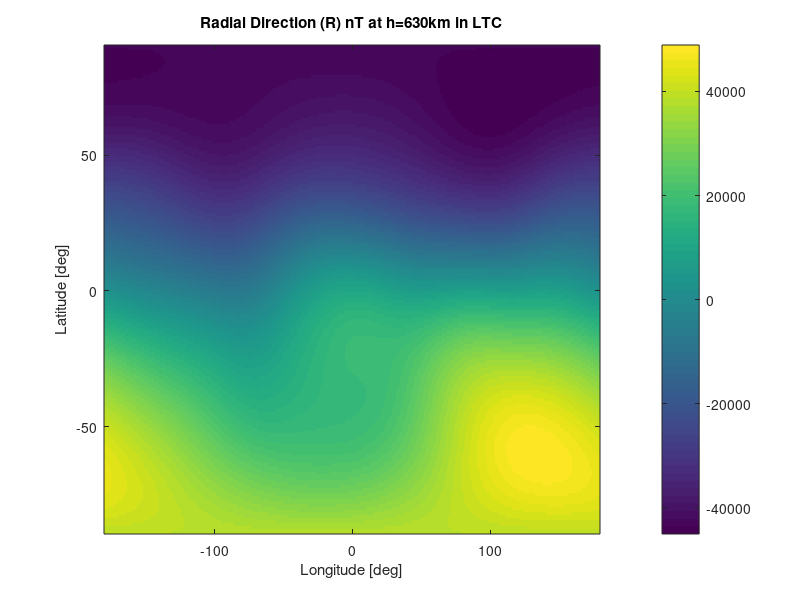
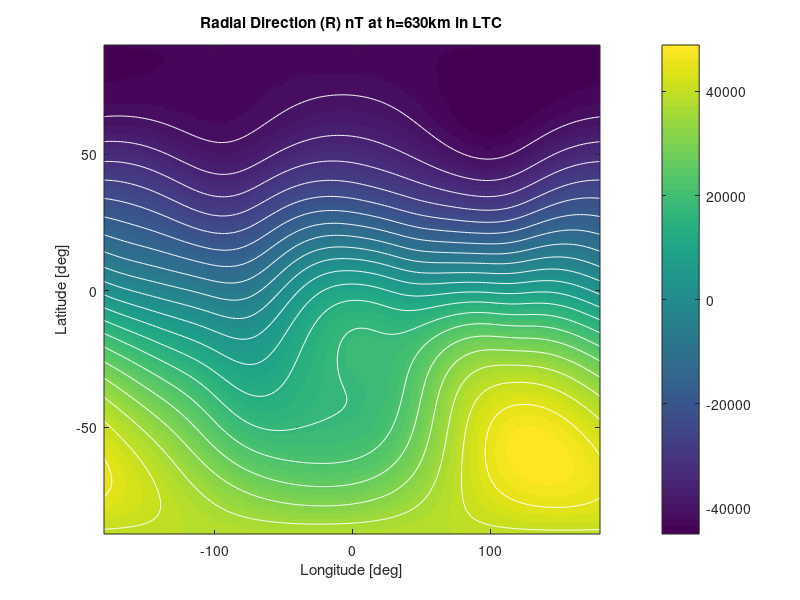
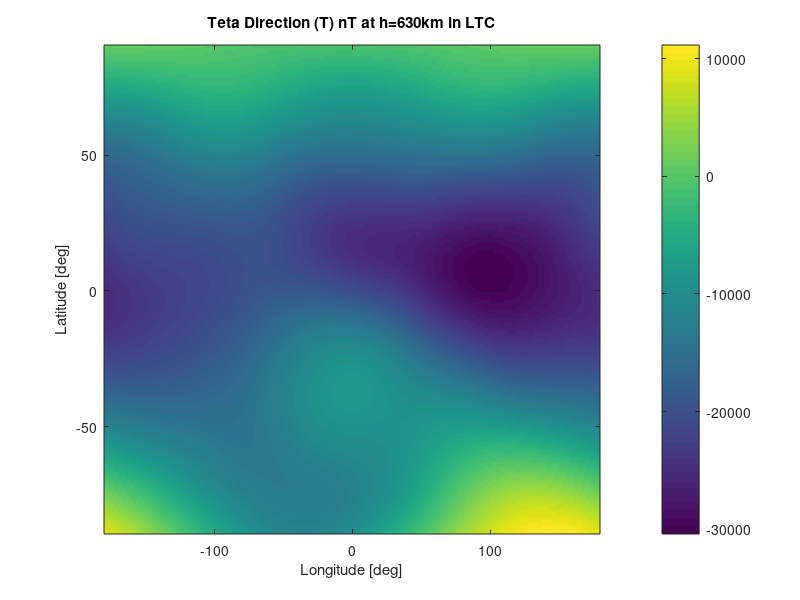
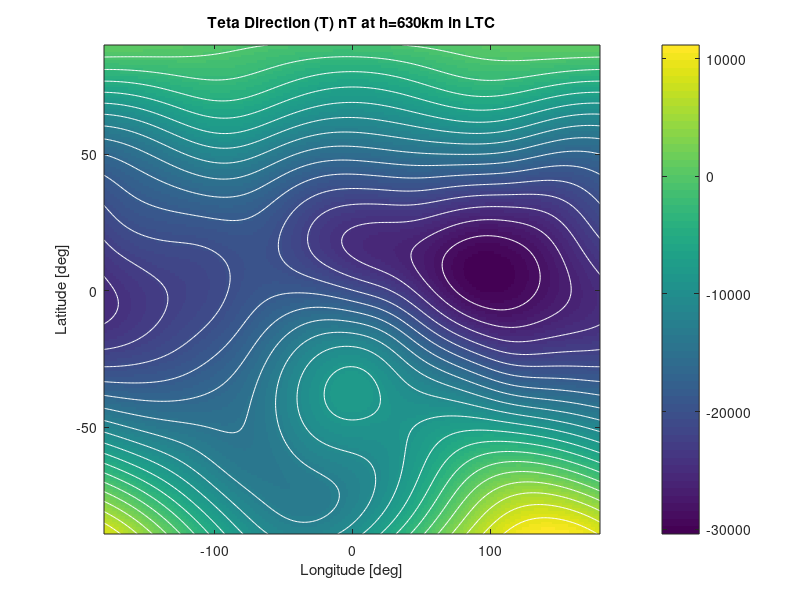

Here is the MATLAB script that generated these plots, in order:
%-------------------------------------------------------------------------%
%This program use to ploting data Earth Magnetic Field at n-altitude
% in Local Tangent Coordinated (LTC), unit in nT
% Plot data magnetic field at x altitude
%   data IGRF12
%   n=13, degree
%   m=0,1,2...,n, orde'
% Source : adabted code with IGRF11 Matlab Code By Charles Rino
%-------------------------------------------------------------------------%
load B_LTC Br Bt Bp mB %load data
%-------------------------------------------------------------------------%
Blong=-180:179;
Blat=-89:90;
LINESPEC='w';
%-------------------------------------------------------------------------%
%-----------------------------Radial Direction----------------------------%
% without contour line
figure
imagesc([-180:179],[-89:90],Br') %image scale, B'=transpose(B)
axis xy
colorbar %show color bar
xlabel('Longitude [deg]')
ylabel('Latitude [deg]')
title('Radial Direction (R) nT at h=630km in LTC')
% with contour line
figure
imagesc(Blong,Blat,Br')
axis xy
hold on
colorbar
xlabel('Longitude [deg]')
ylabel('Latitude [deg]')
title('Radial Direction (R) nT at h=630km in LTC')
hold on
[cs,h]=contour(Blong,Blat,Br',20,LINESPEC); 
%-------------------------------------------------------------------------%
%------------------------------Teta Direction-----------------------------%
% without contour line
figure
imagesc([-180:179],[-89:90],Bt') %image scale, B'=transpose(B)
axis xy
colorbar %show color bar
xlabel('Longitude [deg]')
ylabel('Latitude [deg]')
title('Teta Direction (T) nT at h=630km in LTC')
% with contour line
figure
imagesc(Blong,Blat,Bt')
axis xy
hold on
colorbar
xlabel('Longitude [deg]')
ylabel('Latitude [deg]')
title('Teta Direction (T) nT at h=630km in LTC')
hold on
[cs,h]=contour(Blong,Blat,Bt',20,LINESPEC); 
%-------------------------------------------------------------------------%
%------------------------------Phi Direction------------------------------%
% without contour line
figure
imagesc([-180:179],[-89:90],Bp') %image scale, B'=transpose(B)
axis xy
colorbar %show color bar
xlabel('Longitude [deg]')
ylabel('Latitude [deg]')
title('Phi Direction (P) nT at h=630km in LTC')
% with contour line
figure
imagesc(Blong,Blat,Bp')
axis xy
hold on
colorbar
xlabel('Longitude [deg]')
ylabel('Latitude [deg]')
title('Phi Direction (P) nT at h=630km in LTC')
hold on
[cs,h]=contour(Blong,Blat,Bp',20,LINESPEC); 
%-------------------------------------------------------------------------%
%-----------------------------Total Intensity-----------------------------%
% without contour line
figure
imagesc([-180:179],[-89:90],mB') %image scale, B'=transpose(B)
axis xy
colorbar %show color bar
xlabel('Longitude [deg]')
ylabel('Latitude [deg]')
title('Total Intensity (F) nT at h=630km in LTC')
% with contour line
figure
imagesc(Blong,Blat,mB')
axis xy
hold on
colorbar
xlabel('Longitude [deg]')
ylabel('Latitude [deg]')
title('Total Intensity (F) nT at h=630km in LTC')
hold on
[cs,h]=contour(Blong,Blat,mB',20,LINESPEC); 
%-------------------------------------------------------------------------%
%--------------------------------END--------------------------------------%